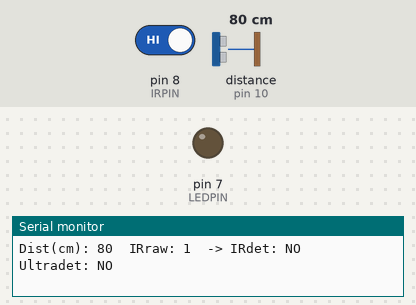
Bench run of a sketch on a simulated Arduino Uno, built with avr-gcc and run on an emulated ATmega328P. Parts: output pins drawn as LEDs (lit = HIGH), the last lines printed to the serial monitor. Wiring (inferred from the names in the program): ultrasonic range finder: trigger pin 9; echo pin 10. Dashed ring = blinking. Inputs (shaded band) come from the test bench; at power-on: distance to the obstacle (sensor on pin 10) 80 cm, pin 8 (IRPIN) HIGH. The echo pulse lasts 58.3 µs per cm; pins used as bus, display or sensor lines are not drawn.

Above: at 1.2 s.
1.3 s: distance to the obstacle (sensor on pin 10) set to 40 cm
4.3 s: distance to the obstacle (sensor on pin 10) set to 34 cm
At 4.45 s:
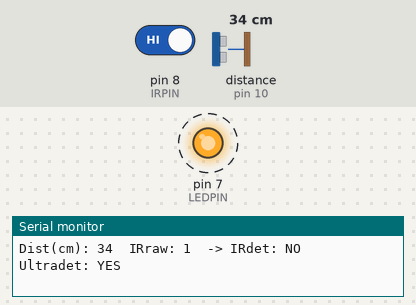
Timing chart, 0 to 16.3 s (numbered marks = the images above; inputs shaded):
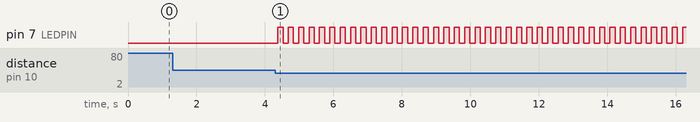

The sketch:

object_detection1.ino
```cpp
// HC-SR04 + IR (obstacle) -> Blink LED
// TRIG -> D9, ECHO -> D10, IR OUT -> D8, LED -> D7 (with 220Ω), common GND

const int TRIG = 9;
const int ECHO = 10;
const int IRPIN = 8;
const int LEDPIN = 7;

const int DIST_THRESHOLD = 35;           // cm - adjust to taste
const unsigned long PULSE_TIMEOUT = 30000UL; // 30 ms timeout

void setup() {
  pinMode(TRIG, OUTPUT);
  pinMode(ECHO, INPUT);
  pinMode(IRPIN, INPUT);
  pinMode(LEDPIN, OUTPUT);
  digitalWrite(LEDPIN, LOW);
  Serial.begin(9600);
}

int measureDistanceCM() {
  // Trigger a 10 µs pulse
  digitalWrite(TRIG, LOW);
  delayMicroseconds(2);
  digitalWrite(TRIG, HIGH);
  delayMicroseconds(10);
  digitalWrite(TRIG, LOW);

  unsigned long dur = pulseIn(ECHO, HIGH, PULSE_TIMEOUT);
  if (dur == 0UL) return 999; // out of range / no echo
  int dist = int((dur * 0.0343) / 2.0 + 0.5);
  return dist;
}

void loop() {
  int distance = measureDistanceCM();
  int irRaw = digitalRead(IRPIN);   // read IR module output

  // MOST IR obstacle modules are active-LOW: OUT = LOW when object is detected.
  // If your module outputs HIGH on detection, change the next line to (irRaw == HIGH)
  bool irDetected = (irRaw == LOW);

  bool ultrasonicDetected = (distance > 0 && distance <= DIST_THRESHOLD);

  // Debug on serial monitor (helps in Tinkercad too)
  Serial.print("Dist(cm): ");
  Serial.print(distance);
  Serial.print("  IRraw: ");
  Serial.print(irRaw);
  Serial.print("  -> IRdet: ");
  Serial.print(irDetected ? "YES" : "NO");
  Serial.print("  Ultradet: ");
  Serial.println(ultrasonicDetected ? "YES" : "NO");

  if (irDetected || ultrasonicDetected) {
    // obstacle detected — blink LED
    digitalWrite(LEDPIN, HIGH);
    delay(150);
    digitalWrite(LEDPIN, LOW);
    delay(150);
  } else {
    digitalWrite(LEDPIN, LOW);
    delay(80);
  }
}
```

Measured:
- the behaviour switches between 36 and 35 cm on distance to the obstacle (sensor on pin 10) (found by bisection; images 0 and 1)
- after the input at 4.3 s, pin 7 (LEDPIN): alternates HIGH for 0.15 s and LOW for 0.15 s, starting after 0.08 s
